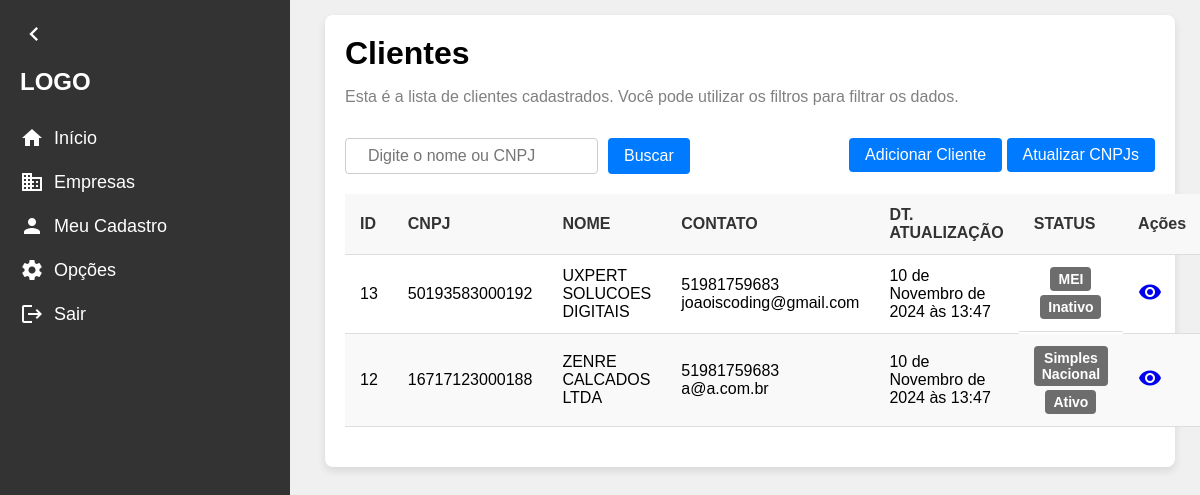
/clientes/, run on an earlier commit of the app's database.
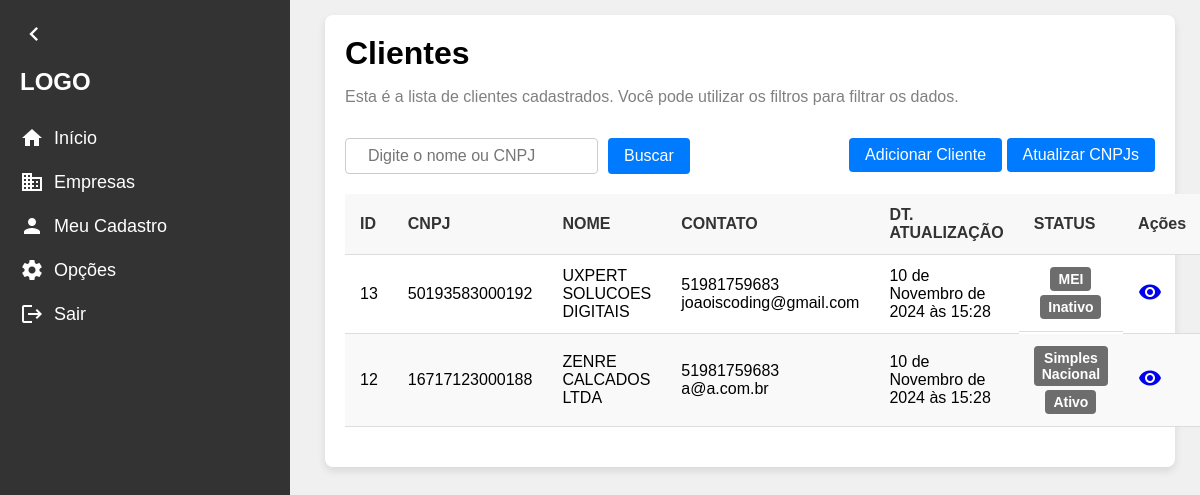
And on a later commit of the database.
### clientes/models.py (models this page shows, shortened)
class Cliente(models.Model):
    id = models.AutoField(primary_key=True)
    nome_fantasia = models.CharField(max_length=200)
    razao_social = models.CharField(max_length=200)
    cnpj = models.CharField(max_length=14, blank=True, null=True)
    responsavel_tecnico = models.CharField(max_length=50)
    email = models.CharField(max_length=200, blank=True, null=True)
    regime_fiscal = models.ForeignKey(RegimeFiscal, on_delete=models.PROTECT, related_name= 'regime_fiscal')
    data_inclusao = models.DateField(blank= True, null= True)
    data_exclusao = models.DateField(blank= True, null= True)
    ultima_atualizacao = models.DateTimeField(blank=True, null=True)
    status = models.CharField(max_length=20, blank= True, null= True)
    telefone = models.CharField(
        max_length=15, blank=True, null=True,
        validators=[
            RegexValidator(
                regex=r'^\d{10,11}$',
                message="O número de telefone deve conter apenas dígitos e ter 10 ou 11 dígitos."
            )
        ]
    )

class RegimeFiscal(models.Model):
    id = models.AutoField(primary_key=True)
    nome = models.CharField(max_length=30)
    def __str__(self):
        return self.nome
    class Meta:
        verbose_name = "Regime Fiscal"
        verbose_name_plural = "Regimes Fiscais"

### clientes/views.py (the view)
# urls.py: path('clientes/', clientes_view, name='clientes'),
def clientes_view(request):
    clientes = Cliente.objects.all().order_by('nome_fantasia')
    search = request.GET.get('search')
    if search:
        clientes = clientes.filter(nome_fantasia__icontains = search)
    return render(request, 'clientes.html', {'clientes': clientes})

### clientes/templates/clientes.html
{% extends "base.html" %}
{% block content %}
<div class="content">
    <div class="container">
        <div class="title">Clientes</div>
        <p>Esta é a lista de clientes cadastrados. Você pode utilizar os filtros para filtrar os dados.</p>
        <div class="actions">
            <form method="GET" action="">
                <input type="text" name="search" placeholder="Digite o nome ou CNPJ" value="{{ request.GET.search }}">
                <button type="submit">Buscar</button>
            </form>
            <div>
                <a href="{% url 'novo_cliente' %}" class="add-client-btn"><button >Adicionar Cliente</button></a>
                <a href="{% url 'atualizar_clientes' %}" class="update-clients-btn"><button type="button">Atualizar CNPJs</button></a>
            </div>
        </div>
        {% if clientes %}
            <table>
                <thead>
                    <tr>
                        <th>ID</th>
                        <th>CNPJ</th>
                        <th>NOME</th>
                        <th>CONTATO</th>
                        <th>DT. ATUALIZAÇÃO</th>
                        <th>STATUS</th>
                        <th>Ações</th>
                    </tr>
                </thead>
                <tbody>
                    {% for cliente in clientes %}
                    <tr>
                        <td>{{ cliente.id }}</td>
                        <td>{{ cliente.cnpj }}</td>
                        <td>{{ cliente.nome_fantasia }}</td>
                        <td>{{ cliente.telefone }}<br>{{ cliente.email }}</td>
                        <td>
                            {% if cliente.ultima_atualizacao %}
                                {{ cliente.ultima_atualizacao }}
                            {% else %}
                                Aguardando a primeira análise.
                            {% endif %}
                        </td>
                        <td class="status-tag">
                            <span>{{ cliente.regime_fiscal }}</span>
                            <span>
                                {% if cliente.status %}
                                    {{ cliente.status }}
                                {% else %}
                                    Em análise
                                {% endif %}
                            </span>
                        </td>
                        <td class="actions-icons">
                            <a href="{% url 'cliente_detalhe' cliente.pk %}">
                                <span class="material-icons">visibility</span>
                            </a>
                        </td>
                    </tr>
                    {% endfor %}
                </tbody>
            </table>
        {% else %}
            <div class="placeholder-clientes">
                <div class="material-icons">search_off</div>
                <h3>Não há clientes cadastrados. Clique em "Adicionar cliente" para iniciar um cadastro.</h3>
            </div>
        {% endif %}
    </div>
</div>
{% endblock %}

What changed in the data, as far as the page shows it:
changed Cliente "UXPERT SOLUCOES DIGITAIS": ultima_atualizacao "10 de Novembro de 2024 às 13:47" → "10 de Novembro de 2024 às 15:28"
changed Cliente "ZENRE CALCADOS LTDA": ultima_atualizacao "10 de Novembro de 2024 às 13:47" → "10 de Novembro de 2024 às 15:28"
